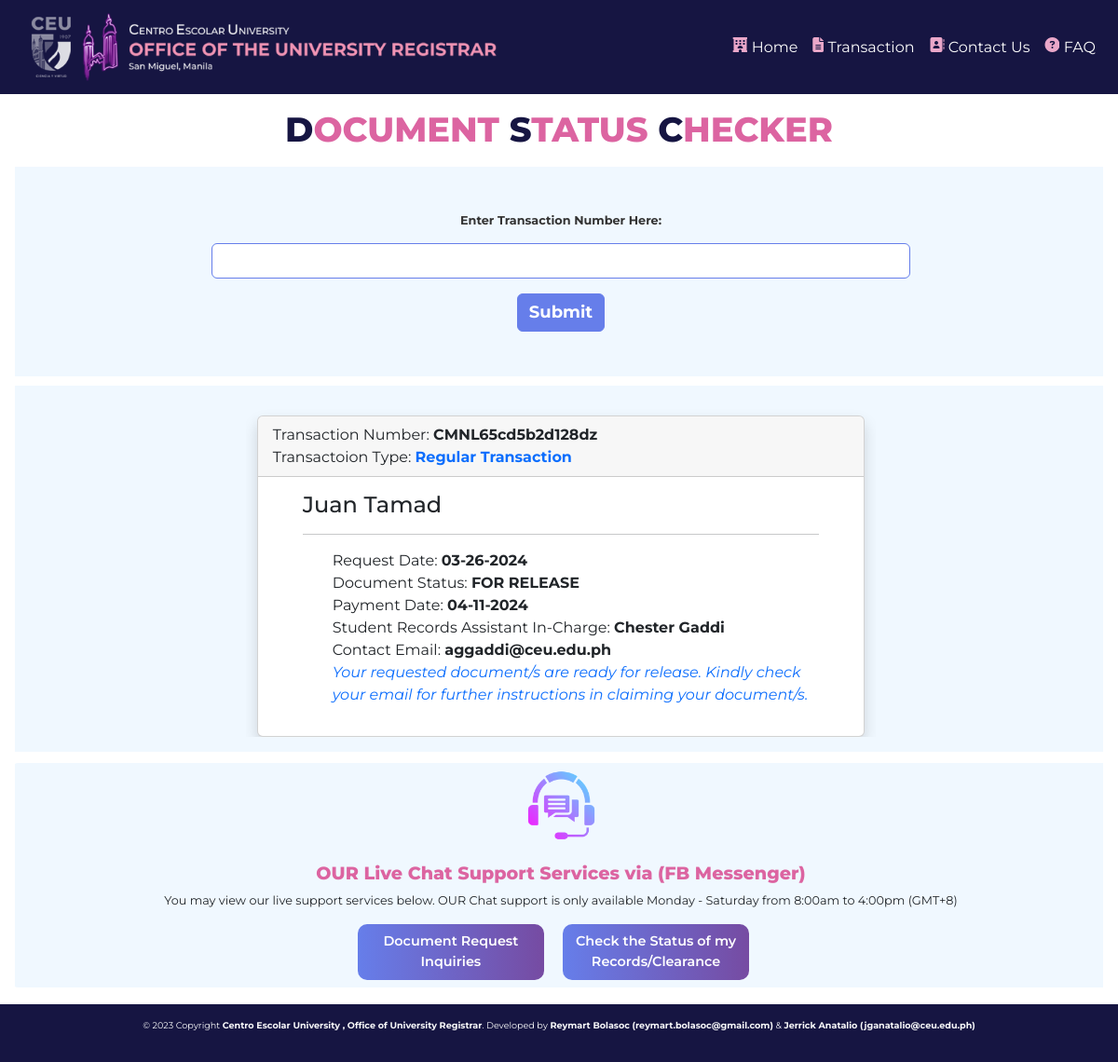
/checker.php?transNumber=CMNL65cd5b2d128dz, run on the app's committed database.
### tables this page shows
CREATE TABLE IF NOT EXISTS `tbl_transaction` (
  `id` int(11) NOT NULL AUTO_INCREMENT,
  `transactionid` varchar(255) NOT NULL,
  `stdn` varchar(255) NOT NULL,
  `yeargrad` varchar(255) NOT NULL,
  `status` varchar(255) NOT NULL,
  `fullname` varchar(255) NOT NULL,
  `course` varchar(255) NOT NULL,
  `reason` varchar(255) NOT NULL,
  `contactnumber` varchar(255) NOT NULL,
  `emailaddress` varchar(255) NOT NULL,
  `facebook` varchar(255) NOT NULL,
  `dateapp` datetime NOT NULL DEFAULT CURRENT_TIMESTAMP,
  `remarks` varchar(255) NOT NULL DEFAULT 'PENDING',
  `dateconfirmed` datetime DEFAULT NULL,
  `paymentdate` datetime DEFAULT NULL,
  `signeddate` datetime DEFAULT NULL,
  `releasedate` datetime DEFAULT NULL,
  `points` double NOT NULL,
  `price` double NOT NULL,
  `specialinstruction` text,
  `assignee` varchar(255) DEFAULT NULL,
  `summary` text,
  `info` varchar(255) DEFAULT NULL,
  `extra` varchar(255) DEFAULT NULL,
  `releasedby` varchar(255) DEFAULT NULL,
  PRIMARY KEY (`id`)
);

CREATE TABLE IF NOT EXISTS `tbl_accounts` (
  `id` int(10) UNSIGNED NOT NULL AUTO_INCREMENT,
  `username` varchar(20) DEFAULT NULL,
  `password` varchar(64) DEFAULT NULL,
  `salt` varchar(32) DEFAULT NULL,
  `name` varchar(50) DEFAULT NULL,
  `joined` datetime DEFAULT NULL,
  `groups` int(11) DEFAULT NULL,
  `colleges` varchar(100) DEFAULT NULL,
  `quote` varchar(20) DEFAULT NULL,
  `dp` longblob,
  `nm` varchar(255) DEFAULT NULL,
  `mm` varchar(255) DEFAULT NULL,
  `email` varchar(120) DEFAULT NULL,
  `diploma` tinyint(1) NOT NULL DEFAULT '0',
  PRIMARY KEY (`id`)
);

### resource/php/functions/funct.php (called while the page is built, shortened)
<?php
function kcej_getAssigneeEmail($assignee)
{
    $config = new config;
    $con = $config->con();
    $sql = "SELECT * FROM `tbl_accounts` WHERE `name` = '$assignee'";
    $data = $con->prepare($sql);
    $data->execute();
    $rows = $data->fetchAll(PDO::FETCH_ASSOC);
    if ($rows) {
        return $rows[0]['email'];
    } else {
        return "";
    }
}
function findAssignee($id)
{
    $config = new config;
    $con = $config->con();
    $sql = "SELECT * FROM `tbl_accounts` where `id` = $id";
    $data = $con->prepare($sql);
    $data->execute();
    $rows = $data->fetchAll(PDO::FETCH_OBJ);
    if (!empty($rows)) {
        return $rows[0]->name;
    } else {
        return "N/A";
    }
}
 ?>

### resource/php/class/statusCheck.php (the view, shortened to what this page needs)
<?php
class statusCheck extends config{
    public $tID;
    function __construct($transNumber = null){
        $this->tID = $transNumber;
    }
    public function matchDoc(){
        $con = $this->con();
        $sql = "SELECT * FROM `tbl_transaction` WHERE `transactionid` = '$this->tID'";
        $data= $con->prepare($sql);
        $data->execute();
        $result = $data->fetchAll(PDO::FETCH_ASSOC);
        if(!empty($result)){
            $id = $result[0]['transactionid'];
            $name = $result[0]['fullname'];
            $applied = date("m-d-Y", strtotime($result[0]['dateapp']));
            $paid = date("m-d-Y", strtotime($result[0]['paymentdate']));
            $released = date("m-d-Y", strtotime($result[0]['releasedate']));
            $remarks = $result[0]['remarks'];
            if(!empty($result[0]['assignee'])){
                $assignee = findAssignee($result[0]['assignee']);
                $assignee_email = kcej_getAssigneeEmail($assignee);
            }
            echo "<div class='card shadow rounded'>
                    <div class='card-header'>
                        Transaction Number: <b>$id</b><br>
                        Transactoion Type: <b class='text-primary'>Regular Transaction</b>
                    </div>
                    <div class='card-body px-5'>
                        <h4 class='card-title'>$name</h4><hr>
                        <ul>
                            <li>Request Date: <b>$applied</b></li>
                            <li>Document Status: <b>$remarks</b></li>";
                            if($remarks == "PENDING"){
                                echo "<i class='text-primary'>Further instructions for your request will be sent to your email.</i>";
                            }elseif($remarks == "FOR ASSIGNMENT"){
                                echo "<li>Payment Date: <b>$paid</b></li>
                                        <i class=text-primary>Your request will be assigned to an Encoder for processing of documents.</i>";
                            }elseif($remarks == "ASSIGNED"){
                                echo "<li>Payment Date: <b>$paid</b></li>
                                        <li>Student Records Assistant In-Charge: <b>$assignee</b></li>
                                        <li>Contact Email: <b>$assignee_email</b></li>
                                        <i class=text-primary>Request is currently for processing</i>";
                            }elseif($remarks == "FOR SIGNATURE"){
                                echo "<li>Payment Date: <b>$paid</b></li>
                                        <li>Student Records Assistant In-Charge: <b>$assignee</b></li>
                                        <li>Contact Email: <b>$assignee_email</b></li>
                                        <i class=text-primary>Request is currently for signature by the head</i>";
                            }elseif($remarks == "FOR RELEASE"){
                                echo "<li>Payment Date: <b>$paid</b></li>
                                        <li>Student Records Assistant In-Charge: <b>$assignee</b></li>
                                        <li>Contact Email: <b>$assignee_email</b></li>
                                        <i class=text-primary>Your requested document/s are ready for release. Kindly check your email for further instructions in claiming your document/s.</i>";
                            }elseif($remarks == "RELEASED"){
                                echo "<li>Released Date: <b>$released</b></li>";
                            }elseif($remarks == "REMOVED"){
                                echo "<i class=text-danger>Please check your email for more information.</i>";
                            }else{
                            }
                            echo"
                        </ul>
                    </div>
                </div>";
        }
    }
}
?>

### resource/css/main.css (style rules this page uses)
* { font-family: 'Montserrat', sans-serif; padding: 0; margin: 0; overflow-x: hidden !important; }

### data on the page
tbl_transaction: fullname "Juan Tamad", dateapp "03-26-2024", remarks "FOR RELEASE", paymentdate "04-11-2024", assignee.email "aggaddi@ceu.edu.ph"
tbl_accounts: name "Chester Gaddi"

### other printed values
$id "CMNL65cd5b2d128dz"
